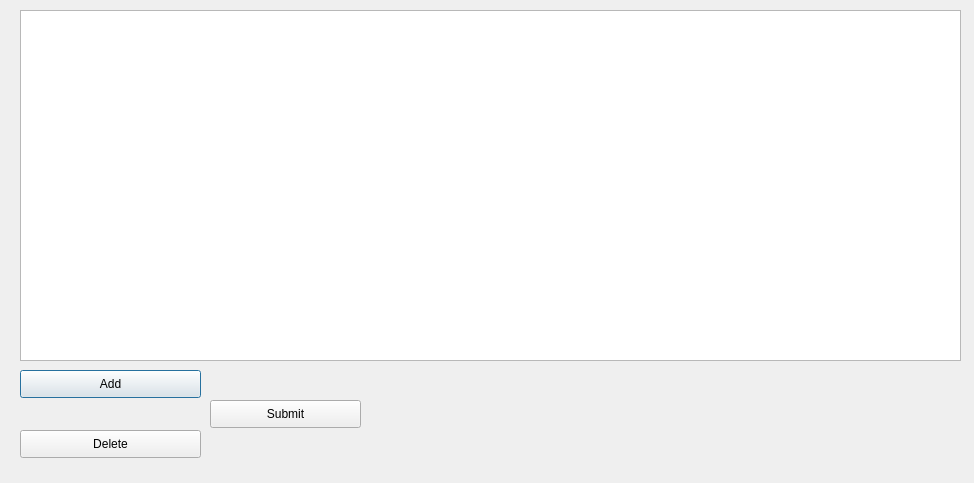
<?xml version="1.0" encoding="UTF-8"?>
<ui version="4.0">
 <class>Tours</class>
 <widget class="QDialog" name="Tours">
  <property name="geometry">
   <rect>
    <x>0</x>
    <y>0</y>
    <width>974</width>
    <height>483</height>
   </rect>
  </property>
  <property name="windowTitle">
   <string>Dialog</string>
  </property>
  <widget class="QTableView" name="tableView">
   <property name="geometry">
    <rect>
     <x>20</x>
     <y>10</y>
     <width>941</width>
     <height>351</height>
    </rect>
   </property>
  </widget>
  <widget class="QPushButton" name="Add">
   <property name="geometry">
    <rect>
     <x>20</x>
     <y>370</y>
     <width>181</width>
     <height>28</height>
    </rect>
   </property>
   <property name="text">
    <string>Add</string>
   </property>
  </widget>
  <widget class="QPushButton" name="Submit">
   <property name="geometry">
    <rect>
     <x>210</x>
     <y>400</y>
     <width>151</width>
     <height>28</height>
    </rect>
   </property>
   <property name="text">
    <string>Submit</string>
   </property>
  </widget>
  <widget class="QPushButton" name="Delete">
   <property name="geometry">
    <rect>
     <x>20</x>
     <y>430</y>
     <width>181</width>
     <height>28</height>
    </rect>
   </property>
   <property name="text">
    <string>Delete</string>
   </property>
  </widget>
 </widget>
 <resources/>
 <connections/>
</ui>
